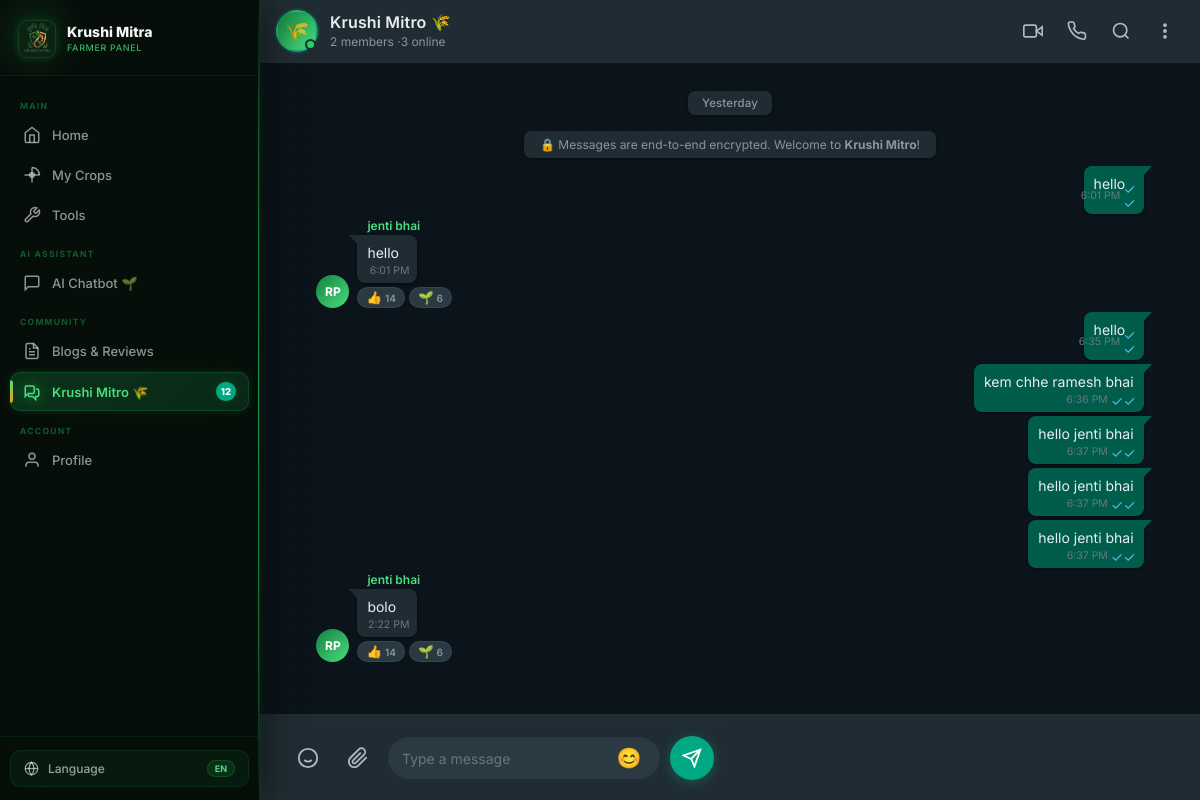
Page /community_chat (signed in) on the earlier database version.
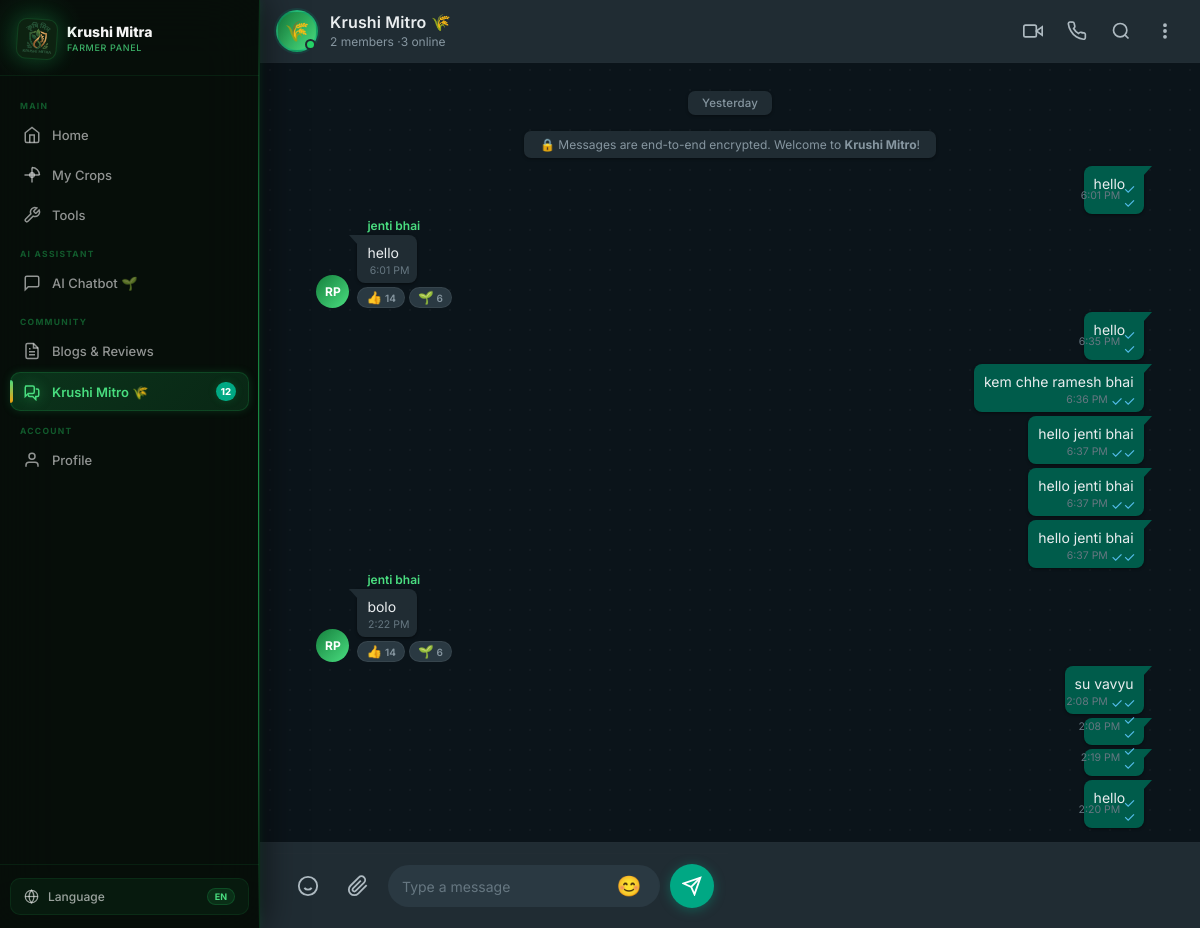
Same page on the later database version.
### farmer/models.py (models this page shows, shortened)
class community_message(models.Model):
    sender = models.ForeignKey(User,on_delete=models.CASCADE,related_name="message_my")
    message = models.TextField()
    image = models.FileField(upload_to='community/images/', null=True, blank=True)
    created_at = models.DateTimeField(auto_now_add=True)

class User(AbstractUser):
    ROLE_CHOICES = (
        ('Farmer', 'Farmer'),
        ('Buyer', 'Buyer'),
        ('Subadmin', 'Subadmin')
    )
    name = models.CharField(max_length=255)
    role = models.CharField(max_length=20, choices=ROLE_CHOICES)
    email = models.EmailField(unique=True,blank=True, null=True)
    city = models.CharField(max_length=100, blank=True, null=True)
    contact = models.CharField(max_length=10, unique=True , blank=True, null=True)
    password = models.CharField(max_length=128)
    is_active = models.BooleanField(default=False)

### farmer/views.py (the view)
        def wrapper(request, *args, **kwargs):
            if "contact" in request.session:
                try:
                    user = User.objects.get(contact=request.session['contact'])
                    request.uid = user
                    if user.role not in allowed_roles:
                        messages.error(request, "Access Denied")
                        return redirect('login')
                    return view_function(request, *args, **kwargs)
                except User.DoesNotExist:
                    return redirect('login')
            return redirect('login')

### farmer/views.py (called while the page is built, shortened)
def check_login(allowed_roles):
    def decorator(view_function):
        def wrapper(request, *args, **kwargs):
            if "contact" in request.session:
                try:
                    user = User.objects.get(contact=request.session['contact'])
                    request.uid = user
                    if user.role not in allowed_roles:
                        messages.error(request, "Access Denied")
                        return redirect('login')
                    return view_function(request, *args, **kwargs)
                except User.DoesNotExist:
                    return redirect('login')
            return redirect('login')
        return wrapper
    return decorator

@check_login(['Farmer'])
def community_chat(request):
    uid = request.uid
    all_messages = community_message.objects.all()
    all_users = User.objects.all()
    user_count = len([user for user in all_users if user.is_active])
    member_count = len([user for user in all_users if user.role == 'Farmer'])
    context = {'uid': uid, 'messages':  all_messages, 'user_count': user_count, 'member_count': member_count}
    return render(request, "farmer/community_chat.html", context)

### farmer/templates/farmer/community_chat.html (shortened to what this page needs)
{% load static %}
<!DOCTYPE html>
<html lang="en">
<head>
  <link rel="stylesheet" href="{% static 'farmer/css/community_chat.css' %}">
</head>
<body>
<div class="app-shell">
  <aside class="sidebar" id="sidebar" role="navigation" aria-label="Farmer panel navigation">
    <div class="sidebar-logo">
      <img src="{% static 'farmer/images/krushi_mitra_logo.png' %}" alt="Krushi Mitra" />
      <div class="brand">Krushi Mitra <span>Farmer Panel</span></div>
    </div>
    <nav class="sidebar-nav">
      <div class="nav-section-title">Main</div>
      <a href="{% url 'farmer_home' %}" class="nav-item" id="nav-home">
        <svg viewBox="0 0 24 24" fill="none" stroke="currentColor" stroke-width="2">
          <path d="M3 9l9-7 9 7v11a2 2 0 0 1-2 2H5a2 2 0 0 1-2-2z"/>
          <polyline points="9 22 9 12 15 12 15 22"/>
        </svg>
        <span>Home</span>
      </a>
      <a href="{% url 'farmer_crops' %}" class="nav-item" id="nav-crops">
        <svg viewBox="0 0 24 24" fill="none" stroke="currentColor" stroke-width="2">
          <path d="M12 2a10 10 0 0 1 10 10"/><path d="M12 2v20"/><path d="M2 12h20"/>
          <circle cx="12" cy="12" r="3"/>
        </svg>
        <span>My Crops</span>
      </a>
      <a href="{% url 'farmer_tools' %}" class="nav-item" id="nav-tools">
        <svg viewBox="0 0 24 24" fill="none" stroke="currentColor" stroke-width="2">
          <path d="M14.7 6.3a1 1 0 0 0 0 1.4l1.6 1.6a1 1 0 0 0 1.4 0l3.77-3.77a6 6 0 0 1-7.94 7.94l-6.91 6.91a2.12 2.12 0 0 1-3-3l6.91-6.91a6 6 0 0 1 7.94-7.94l-3.76 3.76z"/>
        </svg>
        <span>Tools</span>
      </a>
      <div class="nav-section-title">AI Assistant</div>
      <a href="{% url 'farmer_chatbot' %}" class="nav-item" id="nav-chatbot">
        <svg viewBox="0 0 24 24" fill="none" stroke="currentColor" stroke-width="2">
          <path d="M21 15a2 2 0 0 1-2 2H7l-4 4V5a2 2 0 0 1 2-2h14a2 2 0 0 1 2 2z"/>
        </svg>
        <span>AI Chatbot 🌱</span>
      </a>
      <div class="nav-section-title">Community</div>
      <a href="{% url 'farmer_blogs' %}" class="nav-item" id="nav-blogs">
        <svg viewBox="0 0 24 24" fill="none" stroke="currentColor" stroke-width="2">
          <path d="M14 2H6a2 2 0 0 0-2 2v16a2 2 0 0 0 2 2h12a2 2 0 0 0 2-2V8z"/>
          <polyline points="14 2 14 8 20 8"/>
          <line x1="16" y1="13" x2="8" y2="13"/><line x1="16" y1="17" x2="8" y2="17"/>
          <polyline points="10 9 9 9 8 9"/>
        </svg>
        <span>Blogs &amp; Reviews</span>
      </a>
      <a href="{% url 'community_chat' %}" class="nav-item active" id="nav-chat" aria-current="page">
        <svg viewBox="0 0 24 24" fill="none" stroke="currentColor" stroke-width="2">
          <path d="M17 8h2a2 2 0 0 1 2 2v6a2 2 0 0 1-2 2h-2v4l-4-4H9a2 2 0 0 1-2-2v-1"/>
          <path d="M3 4h10a2 2 0 0 1 2 2v6a2 2 0 0 1-2 2H7l-4 4V6a2 2 0 0 1 2-2z"/>
        </svg>
        <span>Krushi Mitro 🌾</span>
        <span class="nav-badge" aria-label="12 unread">12</span>
      </a>
      <div class="nav-section-title">Account</div>
      <a href="{% url 'farmer_profile' %}" class="nav-item" id="nav-profile">
        <svg viewBox="0 0 24 24" fill="none" stroke="currentColor" stroke-width="2">
          <path d="M20 21v-2a4 4 0 0 0-4-4H8a4 4 0 0 0-4 4v2"/>
          <circle cx="12" cy="7" r="4"/>
        </svg>
        <span>Profile</span>
      </a>
    </nav>
    <div class="sidebar-bottom">
      <div class="lang-selector">
        <svg viewBox="0 0 24 24" fill="none" stroke="currentColor" stroke-width="2">
          <circle cx="12" cy="12" r="10"/>
          <line x1="2" y1="12" x2="22" y2="12"/>
          <path d="M12 2a15.3 15.3 0 0 1 4 10 15.3 15.3 0 0 1-4 10 15.3 15.3 0 0 1-4-10 15.3 15.3 0 0 1 4-10z"/>
        </svg>
        <span>Language</span>
        <span class="lang-current-label">EN</span>
      </div>
    </div>
  </aside>
  <div class="wa-chat">
    <div class="wa-header" id="waHeader">
      <div class="wa-header-avatar" title="Krushi Mitro Group" role="img" aria-label="Group icon">🌾</div>
      <div class="wa-header-info">
        <div class="wa-header-name">Krushi Mitro 🌾</div>
        <div class="wa-header-sub" id="headerSub">{{member_count}} members ·{{ user_count }} online</div>
      </div>
      <div class="wa-header-actions">
        <button class="wa-icon-btn" title="Video call" aria-label="Video call" id="vcBtn">
          <svg viewBox="0 0 24 24" fill="none" stroke="currentColor" stroke-width="2">
            <polygon points="23 7 16 12 23 17 23 7"/>
            <rect x="1" y="5" width="15" height="14" rx="2" ry="2"/>
          </svg>
        </button>
        <button class="wa-icon-btn" title="Voice call" aria-label="Voice call" id="callBtn">
        </button>
        <button class="wa-icon-btn" title="Search" aria-label="Search messages" id="searchBtn">
          <svg viewBox="0 0 24 24" fill="none" stroke="currentColor" stroke-width="2">
            <circle cx="11" cy="11" r="8"/><line x1="21" y1="21" x2="16.65" y2="16.65"/>
          </svg>
        </button>
        <button class="wa-icon-btn" title="More options" aria-label="More options" id="moreBtn">
          <svg viewBox="0 0 24 24" fill="none" stroke="currentColor" stroke-width="2">
            <circle cx="12" cy="5"  r="1.3" fill="currentColor"/>
            <circle cx="12" cy="12" r="1.3" fill="currentColor"/>
            <circle cx="12" cy="19" r="1.3" fill="currentColor"/>
          </svg>
        </button>
      </div>
    </div>
    <div class="wa-body" id="waBody" role="log" aria-live="polite" aria-label="Group messages">
      <div class="wa-date-badge"><span>Yesterday</span></div>
      <div class="wa-notice">
        <span>🔒 Messages are end-to-end encrypted. Welcome to <strong>Krushi Mitro</strong>!</span>
      </div>
      {%for message in messages%}
      {% if message.sender != uid %}
      <div class="wa-msg recv" id="m1">
        <div class="wa-av av-g" title="Ramesh Patel">RP</div>
        <div class="wa-bubble-wrap">
          <div class="wa-sender" style="color:#4ade80;">{{message.sender.name}}</div>
          <div class="wa-bubble">
            {{message.message}}
            <div class="wa-meta">
              <span class="wa-time">{{message.created_at|date:"g:i A"}}</span>
            </div>
          </div>
          <div class="wa-reactions">
            <span class="wa-reaction">👍 <span class="wa-reaction-count">14</span></span>
            <span class="wa-reaction">🌱 <span class="wa-reaction-count">6</span></span>
          </div>
        </div>
      </div>
      {% else %}
      <div class="wa-msg sent" id="m4">
        <div class="wa-bubble-wrap">
          <div class="wa-bubble">
            {{message.message}}
            <div class="wa-meta">
              <span class="wa-time">{{message.created_at|date:"g:i A"}}</span>
              <span class="wa-ticks">✓✓</span>
            </div>
          </div>
        </div>
      </div>
      {% endif %}
      {% endfor %}
    </div>
    <form action="{% url 'community_chat' %}" method="post" class="wa-input-bar" role="form" aria-label="Message input">
    <div class="wa-input-bar" role="form" aria-label="Message input">
      <button class="wa-input-icon" id="emojiBtn" title="Emoji" aria-label="Emoji">
        <svg viewBox="0 0 24 24" fill="none" stroke="currentColor" stroke-width="2">
          <circle cx="12" cy="12" r="10"/>
          <path d="M8 14s1.5 2 4 2 4-2 4-2"/><line x1="9" y1="9" x2="9.01" y2="9"/><line x1="15" y1="9" x2="15.01" y2="9"/>
        </svg>
      </button>
      <button class="wa-input-icon" id="attachBtn" title="Attach" aria-label="Attach file">
        <svg viewBox="0 0 24 24" fill="none" stroke="currentColor" stroke-width="2">
          <path d="M21.44 11.05l-9.19 9.19a6 6 0 0 1-8.49-8.49l9.19-9.19a4 4 0 0 1 5.66 5.66l-9.2 9.19a2 2 0 0 1-2.83-2.83l8.49-8.48"/>
        </svg>
      </button>
      <div class="wa-input-wrap">
        <input
          type="text"
          class="wa-input"
          id="msgInput"
          placeholder="Type a message"
          autocomplete="off"
          maxlength="600"
          aria-label="Type a message"
          name="message"
        />
        <button class="wa-emoji-btn" id="smileyBtn" title="Emoji picker" aria-label="Emoji">😊</button>
      </div>
     <button type="submit" class="wa-send-btn" id="sendBtn" title="Send">
    <svg viewBox="0 0 24 24" fill="none" stroke="currentColor" stroke-width="2.2">
        <line x1="22" y1="2" x2="11" y2="13"/>
        <polygon points="22 2 15 22 11 13 2 9 22 2"/>
    </svg>
</button>
    </div>
    </form>
  </div>
</div>
</body>
</html>

Differences in the rows shown:
added community_message: message "su vavyu", created_at "2:08 PM"
added community_message: created_at "2:08 PM"
added community_message: created_at "2:19 PM"
added community_message: message "hello", created_at "2:20 PM"
